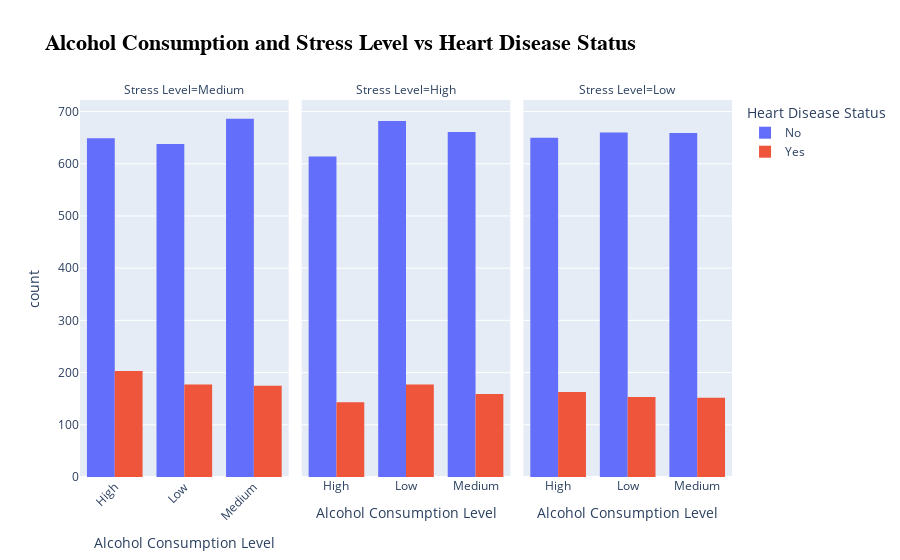

The notebook cell saved with this chart:
### Markdown cell above
### Alcohol & Stress & Target

### Code cell
df_cleaned=df.dropna(subset=["Stress Level"])
fig = px.histogram(
    df_cleaned,
    x="Alcohol Consumption",
    color="Heart Disease Status",
    facet_col="Stress Level",
    barmode="group",
    title="Alcohol Consumption and Stress Level vs Heart Disease Status",
    labels={
        "Alcohol Consumption": "Alcohol Consumption Level",
        "count": "Number of Patients",
        "Heart Disease Status": "Heart Disease Status",
        "Stress Level": "Stress Level"
    }
)

fig.update_layout(
    title_font=dict(size=22, family="Arial", color="black", weight="bold"),
    xaxis_tickangle=-45,
    legend_title_font=dict(size=14)
)

fig.show()

### Figure 1 — Plotly figure (JSON) as saved in the notebook; plotly's stock layout.template omitted (floating-point values rounded to 4 significant figures; data arrays with more than 128 entries replaced by an {"elided": "..."} marker saying what was removed)
{"data": [{"alignmentgroup": "True", "bingroup": "x", "hovertemplate": "Heart Disease Status=No<br>Stress Level=Medium<br>Alcohol Consumption Level=%{x}<br>count=%{y}<extra></extra>", "legendgroup": "No", "marker": {"color": "#636efa", "pattern": {"shape": ""}}, "name": "No", "offsetgroup": "No", "orientation": "v", "showlegend": true, "type": "histogram", "x": {"elided": "2661 str values"}, "xaxis": "x", "yaxis": "y"}, {"alignmentgroup": "True", "bingroup": "x", "hovertemplate": "Heart Disease Status=No<br>Stress Level=High<br>Alcohol Consumption Level=%{x}<br>count=%{y}<extra></extra>", "legendgroup": "No", "marker": {"color": "#636efa", "pattern": {"shape": ""}}, "name": "No", "offsetgroup": "No", "orientation": "v", "showlegend": false, "type": "histogram", "x": {"elided": "2622 str values"}, "xaxis": "x2", "yaxis": "y2"}, {"alignmentgroup": "True", "bingroup": "x", "hovertemplate": "Heart Disease Status=No<br>Stress Level=Low<br>Alcohol Consumption Level=%{x}<br>count=%{y}<extra></extra>", "legendgroup": "No", "marker": {"color": "#636efa", "pattern": {"shape": ""}}, "name": "No", "offsetgroup": "No", "orientation": "v", "showlegend": false, "type": "histogram", "x": {"elided": "2698 str values"}, "xaxis": "x3", "yaxis": "y3"}, {"alignmentgroup": "True", "bingroup": "x", "hovertemplate": "Heart Disease Status=Yes<br>Stress Level=Medium<br>Alcohol Consumption Level=%{x}<br>count=%{y}<extra></extra>", "legendgroup": "Yes", "marker": {"color": "#EF553B", "pattern": {"shape": ""}}, "name": "Yes", "offsetgroup": "Yes", "orientation": "v", "showlegend": true, "type": "histogram", "x": {"elided": "726 str values"}, "xaxis": "x", "yaxis": "y"}, {"alignmentgroup": "True", "bingroup": "x", "hovertemplate": "Heart Disease Status=Yes<br>Stress Level=High<br>Alcohol Consumption Level=%{x}<br>count=%{y}<extra></extra>", "legendgroup": "Yes", "marker": {"color": "#EF553B", "pattern": {"shape": ""}}, "name": "Yes", "offsetgroup": "Yes", "orientation": "v", "showlegend": false, "type": "histogram", "x": {"elided": "649 str values"}, "xaxis": "x2", "yaxis": "y2"}, {"alignmentgroup": "True", "bingroup": "x", "hovertemplate": "Heart Disease Status=Yes<br>Stress Level=Low<br>Alcohol Consumption Level=%{x}<br>count=%{y}<extra></extra>", "legendgroup": "Yes", "marker": {"color": "#EF553B", "pattern": {"shape": ""}}, "name": "Yes", "offsetgroup": "Yes", "orientation": "v", "showlegend": false, "type": "histogram", "x": {"elided": "622 str values"}, "xaxis": "x3", "yaxis": "y3"}], "layout": {"annotations": [{"font": {}, "showarrow": false, "text": "Stress Level=Medium", "x": 0.16, "xanchor": "center", "xref": "paper", "y": 1, "yanchor": "bottom", "yref": "paper"}, {"font": {}, "showarrow": false, "text": "Stress Level=High", "x": 0.5, "xanchor": "center", "xref": "paper", "y": 1, "yanchor": "bottom", "yref": "paper"}, {"font": {}, "showarrow": false, "text": "Stress Level=Low", "x": 0.84, "xanchor": "center", "xref": "paper", "y": 1, "yanchor": "bottom", "yref": "paper"}], "barmode": "group", "legend": {"title": {"font": {"size": 14}, "text": "Heart Disease Status"}, "tracegroupgap": 0}, "title": {"font": {"color": "black", "family": "Arial", "size": 22, "weight": "bold"}, "text": "Alcohol Consumption and Stress Level vs Heart Disease Status"}, "xaxis": {"anchor": "y", "domain": [0, 0.32], "tickangle": -45, "title": {"text": "Alcohol Consumption Level"}}, "xaxis2": {"anchor": "y2", "domain": [0.34, 0.66], "matches": "x", "title": {"text": "Alcohol Consumption Level"}}, "xaxis3": {"anchor": "y3", "domain": [0.68, 1.0], "matches": "x", "title": {"text": "Alcohol Consumption Level"}}, "yaxis": {"anchor": "x", "domain": [0, 1], "title": {"text": "count"}}, "yaxis2": {"anchor": "x2", "domain": [0, 1], "matches": "y", "showticklabels": false}, "yaxis3": {"anchor": "x3", "domain": [0, 1], "matches": "y", "showticklabels": false}}}
